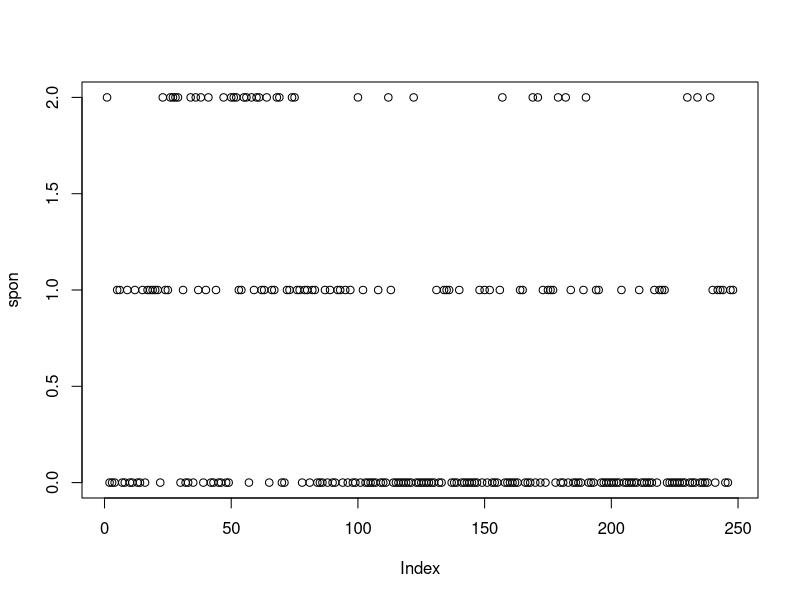
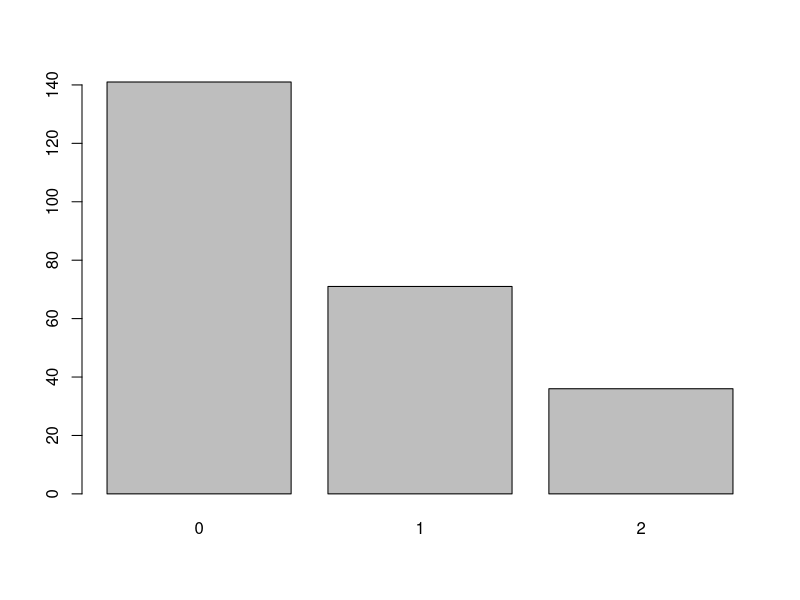
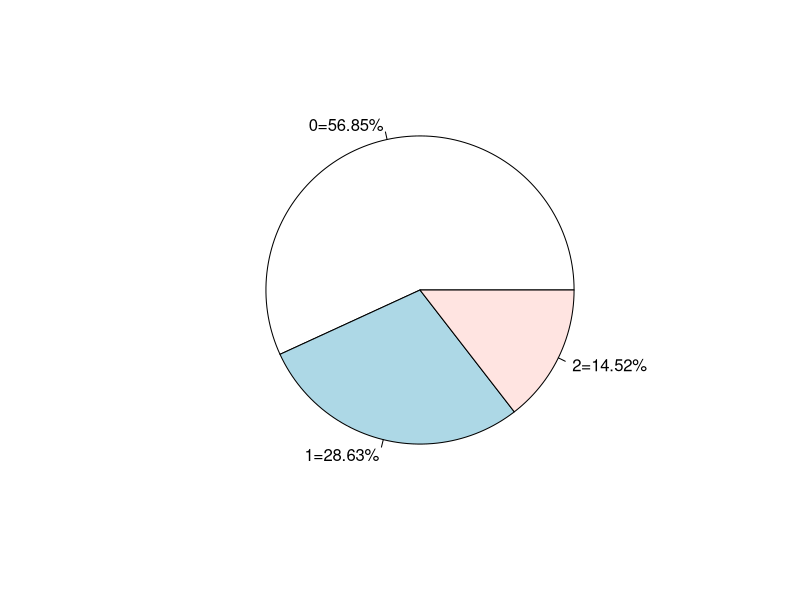

These charts were generated, in order, by the following R code: (Note: this script raises an error after producing the figures.)
#介紹R視覺化單變量圖，也就是一維數據可視化
#plot圖會根據x,y輸入的不同而有不同的顯示情況
spon <- infert$spontaneous; mode(spon)  #資料型態為數值向量
plot(spon)  #plot圖如果收到一個數值向量時，會呈現散佈圖，看不出什麼特徵
#分別把資料中的spon[1],spon[2]呈現在圖上，(1,spon[1])、(2,spon[2])等等
spon <- as.factor(spon)
plot(spon) #如果收到類別向量(levels)或字串向量，會呈現直方圖，計算每個類別數量
#第一張圖當然比第二張圖好理解許多，這是因為我們將spon進行類別分類了
table(spon)
#所以R才能理解要根據levels進行分類
#測量尺度分類為四種量尺
#名目尺度(nominal scale):主要進行區分類別，給予每個類別名稱以供辨識，屬於離散
#Ex:組別、性別、宗教、科系等等
#順序尺度(ordinal scale):依特徵或屬性大小排成高低，可以相互比較，屬於離散
#Ex:名次、年級等等
#區間尺度(interval scale):除了具備上述類別名稱以及排序外，距離必須相同，連續
#Ex:成績0~100分依照20分類都是等距的，所以可以計算mean、sd，另外還有溫度等等
#比例尺度(ratio scale):跟區間不同於沒有絕對零點的性質，也就是沒有負值可以從零計算起
#Ex:身高、體重、薪水、年齡等等，數值間具有絕對意義
#絕對零點：溫度如果是0度，我們無法解釋為毫無溫度，只能解釋為低溫
#薪水有基本薪資這種絕對零點
#所以第二張圖是屬於順序尺度
spons <- table(spon); percent <- spons / sum(spons) * 100 ;percent <- round(percent, digits = 2)
pp <- paste0(names(spons), "=", percent, sep = "%")
pie(spons, labels = pp) 
#pie圓餅圖需要名稱和個數，需要先用table計算類別數量
pie(spon) #無法直接輸入factor

install.packages("plotrix") 
library(plotrix) 
pie3D(spons, labels = pp) #3D圓餅圖

#介紹直方圖histograms，直方圖歸類於連續型，所以只能接受區間尺度與比例尺度
age <- infert$age
x <- hist(age)
hist(age, breaks = 5)#年齡屬於比例尺度，所以可以呈現出直方圖
x #輸入假設變數顯示組距、次數、密度比例、組中位數、等距 等等資訊
#當知道了組距就能透過cut函數中的breaks來分類
cut(age, breaks = x$breaks) %>% plot() #輸入plot就能了解組距情況
cut(age, breaks = quantile(age)) %>% plot() #也能用四分位距來分類

density(age) %>% plot() #也可以用密度來顯示
#可以看出波峰、波谷、偏態、峰度、離群值等等，上式有正偏態的情形
#如何看出正偏態？ 偏態係數'γ'>0為正偏,'γ'=0為不偏,'γ'<0為負偏
#由動差法得知偏態係數µ3/σ^3為0.2239，所以為正偏態，基本上≈0也可以看做不偏態
#如何看出峰態？ 峰態係數'κ'>3為高峽峰,'κ'=0為常態峰,'κ'<3為低闊峰
#由動差法得知峰態係數µ4/σ^4為2.3008，所以為低闊峰

#其實直接用density函數來畫圖是類似估計的方法，我們在density沒辦法做breaks動作
#當樣本要趨近母體時，假設我們關心的一個數在觀察中出現了
#我們認為他出現的概率很大，所以和這一數較近的數出現概率也會不小，較遠則較小
#我們會希望畫出來的密度圖接近每個年紀所佔的比率
x$density #直方圖的density就是我們希望趨近的比率
#基於這種想法，我們能畫出密度圖
par(mfrow = c(1,2))
    hist(age)+ plot(density(age))
#這種用density來模擬真實情形的方法就叫做'核密度估計'(Kernel Density Estimation)
hist(age)+ plot(density(age, bw = 0.5))
?density #透過bw來設定曲線平滑度，寬度愈小則出現的峰愈多
#那我們到底該怎麼設定bandwidth的值呢？
#help中默認bw參數使用"nrd0"方法，不過"SJ"顯示出來更為精確
hist(age)+ plot(density(age, bw = "SJ"))

class(sunspot.year) #型態為時間序列ts
plot(sunspot.year) #針對時間序列的plot，type為"l"
y <- tail(sunspot.year, 100) 
plot(y);lines(y) #lines功能就是在原本plot上畫上type = "l"的線
#plot,hist,ggplot這種稱為高階繪圖函數，另起新圖
#lines,points稱為低階繪圖函數，修飾原圖

paste("123", LETTERS[1:5]) #paste函數默認在每個x後面有空格
paste0("123", LETTERS[1:5]) #paste0函數默認在每個x後面為空
paste("123","456",sep = ",") #sep加在字符串中間
paste0("123","456",sep = ",") #sep加在每組字符串後面
paste0(c("123","456"),sep = ",")



